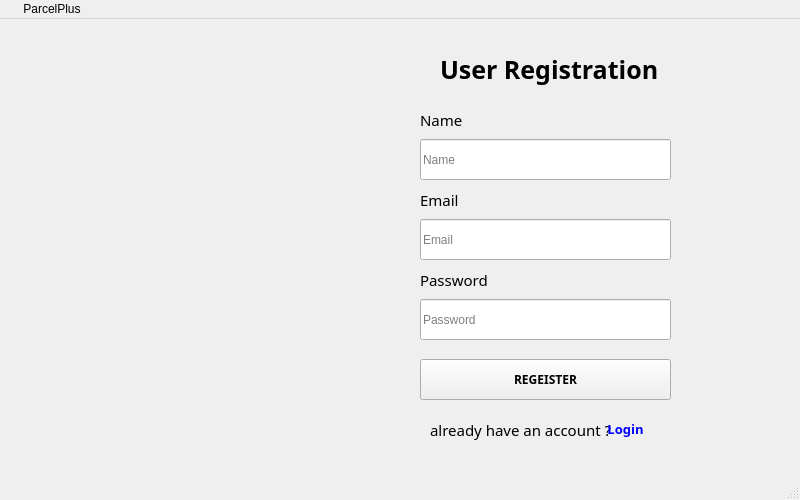
<?xml version="1.0" encoding="UTF-8"?>
<ui version="4.0">
 <class>MainWindow</class>
 <widget class="QMainWindow" name="MainWindow">
  <property name="geometry">
   <rect>
    <x>0</x>
    <y>0</y>
    <width>800</width>
    <height>500</height>
   </rect>
  </property>
  <property name="maximumSize">
   <size>
    <width>800</width>
    <height>500</height>
   </size>
  </property>
  <property name="windowTitle">
   <string>Welcome To Parcel Plus </string>
  </property>
  <widget class="QWidget" name="centralwidget">
   <widget class="QStackedWidget" name="stackedWidget">
    <property name="geometry">
     <rect>
      <x>0</x>
      <y>0</y>
      <width>800</width>
      <height>500</height>
     </rect>
    </property>
    <property name="currentIndex">
     <number>4</number>
    </property>
    <widget class="QWidget" name="homepage_1">
     <widget class="QLabel" name="label_page_background">
      <property name="geometry">
       <rect>
        <x>-130</x>
        <y>-40</y>
        <width>1021</width>
        <height>641</height>
       </rect>
      </property>
      <property name="font">
       <font>
        <pointsize>8</pointsize>
       </font>
      </property>
      <property name="text">
       <string/>
      </property>
      <property name="pixmap">
       <pixmap>../../../Downloads/detailed-structure-marble-natural-pattern-background-design.jpg</pixmap>
      </property>
     </widget>
     <widget class="QLabel" name="label_page_title">
      <property name="geometry">
       <rect>
        <x>220</x>
        <y>80</y>
        <width>411</width>
        <height>61</height>
       </rect>
      </property>
      <property name="font">
       <font>
        <family>HoloLens MDL2 Assets</family>
        <pointsize>27</pointsize>
        <bold>true</bold>
        <strikeout>false</strikeout>
       </font>
      </property>
      <property name="text">
       <string>Wlcome To Parcel </string>
      </property>
     </widget>
     <widget class="QLabel" name="label_subtitile">
      <property name="geometry">
       <rect>
        <x>230</x>
        <y>140</y>
        <width>291</width>
        <height>20</height>
       </rect>
      </property>
      <property name="font">
       <font>
        <pointsize>13</pointsize>
        <bold>false</bold>
        <underline>false</underline>
        <strikeout>false</strikeout>
       </font>
      </property>
      <property name="text">
       <string>Deliver with Ease, Anytime, Anywhere!</string>
      </property>
     </widget>
     <widget class="QPushButton" name="get_started_home">
      <property name="geometry">
       <rect>
        <x>230</x>
        <y>200</y>
        <width>291</width>
        <height>41</height>
       </rect>
      </property>
      <property name="font">
       <font>
        <family>Source Code Pro</family>
        <bold>true</bold>
       </font>
      </property>
      <property name="cursor">
       <cursorShape>PointingHandCursor</cursorShape>
      </property>
      <property name="autoFillBackground">
       <bool>true</bool>
      </property>
      <property name="text">
       <string>Get Started</string>
      </property>
     </widget>
     <widget class="QLabel" name="label_title_logo">
      <property name="geometry">
       <rect>
        <x>510</x>
        <y>30</y>
        <width>91</width>
        <height>111</height>
       </rect>
      </property>
      <property name="font">
       <font>
        <family>HoloLens MDL2 Assets</family>
        <pointsize>37</pointsize>
        <bold>true</bold>
        <strikeout>false</strikeout>
       </font>
      </property>
      <property name="text">
       <string/>
      </property>
      <property name="pixmap">
       <pixmap>../../../Downloads/icons8-plus-math-80.png</pixmap>
      </property>
     </widget>
     <widget class="QLabel" name="label_home_firt_pic_1">
      <property name="geometry">
       <rect>
        <x>240</x>
        <y>250</y>
        <width>271</width>
        <height>261</height>
       </rect>
      </property>
      <property name="styleSheet">
       <string notr="true"> background-position: center;
    background-repeat: no-repeat;
    background-attachment: fixed;
    background-origin: content;
    background-clip: content;</string>
      </property>
      <property name="text">
       <string/>
      </property>
      <property name="pixmap">
       <pixmap>../../../Downloads/2006.i203.017..social distancing cartoon set-06(2).ico</pixmap>
      </property>
     </widget>
     <widget class="QLabel" name="label_logo">
      <property name="geometry">
       <rect>
        <x>330</x>
        <y>0</y>
        <width>171</width>
        <height>111</height>
       </rect>
      </property>
      <property name="font">
       <font>
        <family>HoloLens MDL2 Assets</family>
        <pointsize>37</pointsize>
        <bold>true</bold>
        <strikeout>false</strikeout>
       </font>
      </property>
      <property name="text">
       <string/>
      </property>
      <property name="pixmap">
       <pixmap>../../../Downloads/icons8-send-package-100(1).png</pixmap>
      </property>
     </widget>
    </widget>
    <widget class="QWidget" name="selectlogin_2">
     <widget class="QLabel" name="sl_page_backgorund">
      <property name="geometry">
       <rect>
        <x>0</x>
        <y>0</y>
        <width>1021</width>
        <height>641</height>
       </rect>
      </property>
      <property name="font">
       <font>
        <pointsize>8</pointsize>
       </font>
      </property>
      <property name="text">
       <string/>
      </property>
      <property name="pixmap">
       <pixmap>../../../Downloads/detailed-structure-marble-natural-pattern-background-design.jpg</pixmap>
      </property>
     </widget>
     <widget class="QPushButton" name="sl_user_pushButton_2">
      <property name="geometry">
       <rect>
        <x>460</x>
        <y>370</y>
        <width>251</width>
        <height>41</height>
       </rect>
      </property>
      <property name="font">
       <font>
        <family>Source Code Pro</family>
        <bold>true</bold>
       </font>
      </property>
      <property name="autoFillBackground">
       <bool>true</bool>
      </property>
      <property name="text">
       <string>User</string>
      </property>
     </widget>
     <widget class="QLabel" name="sl_pic_2">
      <property name="geometry">
       <rect>
        <x>460</x>
        <y>220</y>
        <width>251</width>
        <height>131</height>
       </rect>
      </property>
      <property name="styleSheet">
       <string notr="true"> background-position: center;
    background-repeat: no-repeat;
    background-attachment: fixed;
    background-origin: content;
    background-clip: content;</string>
      </property>
      <property name="text">
       <string/>
      </property>
      <property name="pixmap">
       <pixmap>../../../Downloads/3530467.ico</pixmap>
      </property>
     </widget>
     <widget class="QLabel" name="sl_pic_1">
      <property name="geometry">
       <rect>
        <x>120</x>
        <y>220</y>
        <width>251</width>
        <height>131</height>
       </rect>
      </property>
      <property name="styleSheet">
       <string notr="true"> background-position: center;
    background-repeat: no-repeat;
    background-attachment: fixed;
    background-origin: content;
    background-clip: content;</string>
      </property>
      <property name="text">
       <string/>
      </property>
      <property name="pixmap">
       <pixmap>../../../Downloads/8719041(1).ico</pixmap>
      </property>
     </widget>
     <widget class="QPushButton" name="sl_admin_pushButton_1">
      <property name="geometry">
       <rect>
        <x>120</x>
        <y>370</y>
        <width>251</width>
        <height>41</height>
       </rect>
      </property>
      <property name="font">
       <font>
        <family>Source Code Pro</family>
        <bold>true</bold>
       </font>
      </property>
      <property name="autoFillBackground">
       <bool>true</bool>
      </property>
      <property name="text">
       <string>Admin</string>
      </property>
     </widget>
     <widget class="QLabel" name="label_subtitle_sl">
      <property name="geometry">
       <rect>
        <x>260</x>
        <y>140</y>
        <width>291</width>
        <height>20</height>
       </rect>
      </property>
      <property name="font">
       <font>
        <pointsize>13</pointsize>
        <bold>false</bold>
        <underline>false</underline>
        <strikeout>false</strikeout>
       </font>
      </property>
      <property name="text">
       <string>Deliver with Ease, Anytime, Anywhere!</string>
      </property>
     </widget>
     <widget class="QLabel" name="label_sl_mainlogo">
      <property name="geometry">
       <rect>
        <x>340</x>
        <y>0</y>
        <width>171</width>
        <height>111</height>
       </rect>
      </property>
      <property name="font">
       <font>
        <family>HoloLens MDL2 Assets</family>
        <pointsize>37</pointsize>
        <bold>true</bold>
        <strikeout>false</strikeout>
       </font>
      </property>
      <property name="text">
       <string/>
      </property>
      <property name="pixmap">
       <pixmap>../../../Downloads/icons8-send-package-100(1).png</pixmap>
      </property>
     </widget>
     <widget class="QLabel" name="label_sl_title_logo">
      <property name="geometry">
       <rect>
        <x>520</x>
        <y>30</y>
        <width>91</width>
        <height>111</height>
       </rect>
      </property>
      <property name="font">
       <font>
        <family>HoloLens MDL2 Assets</family>
        <pointsize>37</pointsize>
        <bold>true</bold>
        <strikeout>false</strikeout>
       </font>
      </property>
      <property name="text">
       <string/>
      </property>
      <property name="pixmap">
       <pixmap>../../../Downloads/icons8-plus-math-80.png</pixmap>
      </property>
     </widget>
     <widget class="QLabel" name="label_sl_title">
      <property name="geometry">
       <rect>
        <x>270</x>
        <y>80</y>
        <width>411</width>
        <height>61</height>
       </rect>
      </property>
      <property name="font">
       <font>
        <family>HoloLens MDL2 Assets</family>
        <pointsize>27</pointsize>
        <bold>true</bold>
        <strikeout>false</strikeout>
       </font>
      </property>
      <property name="text">
       <string>LogIn To Parcel </string>
      </property>
     </widget>
    </widget>
    <widget class="QWidget" name="admin_login_3">
     <widget class="QLabel" name="al_page_backgorund">
      <property name="geometry">
       <rect>
        <x>-20</x>
        <y>-20</y>
        <width>1021</width>
        <height>641</height>
       </rect>
      </property>
      <property name="font">
       <font>
        <pointsize>8</pointsize>
       </font>
      </property>
      <property name="cursor">
       <cursorShape>ArrowCursor</cursorShape>
      </property>
      <property name="text">
       <string/>
      </property>
      <property name="pixmap">
       <pixmap>../../../Downloads/detailed-structure-marble-natural-pattern-background-design.jpg</pixmap>
      </property>
     </widget>
     <widget class="QLineEdit" name="al_lineEdit_email">
      <property name="geometry">
       <rect>
        <x>260</x>
        <y>240</y>
        <width>251</width>
        <height>41</height>
       </rect>
      </property>
      <property name="placeholderText">
       <string>Email</string>
      </property>
     </widget>
     <widget class="QLineEdit" name="al_lineEdit_pass">
      <property name="geometry">
       <rect>
        <x>260</x>
        <y>320</y>
        <width>251</width>
        <height>41</height>
       </rect>
      </property>
      <property name="echoMode">
       <enum>QLineEdit::Password</enum>
      </property>
      <property name="placeholderText">
       <string>Password</string>
      </property>
     </widget>
     <widget class="QLabel" name="al_label_pass">
      <property name="geometry">
       <rect>
        <x>260</x>
        <y>290</y>
        <width>251</width>
        <height>21</height>
       </rect>
      </property>
      <property name="font">
       <font>
        <family>HoloLens MDL2 Assets</family>
        <pointsize>11</pointsize>
        <bold>false</bold>
        <strikeout>false</strikeout>
       </font>
      </property>
      <property name="text">
       <string>Password</string>
      </property>
     </widget>
     <widget class="QLabel" name="al_label_title">
      <property name="geometry">
       <rect>
        <x>300</x>
        <y>0</y>
        <width>221</width>
        <height>61</height>
       </rect>
      </property>
      <property name="font">
       <font>
        <family>HoloLens MDL2 Assets</family>
        <pointsize>19</pointsize>
        <bold>true</bold>
        <strikeout>false</strikeout>
       </font>
      </property>
      <property name="text">
       <string>Admin Login</string>
      </property>
     </widget>
     <widget class="QPushButton" name="al_pushButton_admin_login">
      <property name="geometry">
       <rect>
        <x>260</x>
        <y>380</y>
        <width>251</width>
        <height>41</height>
       </rect>
      </property>
      <property name="font">
       <font>
        <family>Source Code Pro</family>
        <bold>true</bold>
       </font>
      </property>
      <property name="autoFillBackground">
       <bool>true</bool>
      </property>
      <property name="text">
       <string>LOGIN</string>
      </property>
     </widget>
     <widget class="QLabel" name="al_label_email">
      <property name="geometry">
       <rect>
        <x>260</x>
        <y>190</y>
        <width>221</width>
        <height>61</height>
       </rect>
      </property>
      <property name="font">
       <font>
        <family>HoloLens MDL2 Assets</family>
        <pointsize>11</pointsize>
        <bold>false</bold>
        <strikeout>false</strikeout>
       </font>
      </property>
      <property name="text">
       <string>Email</string>
      </property>
     </widget>
     <widget class="QLabel" name="al_pic_1">
      <property name="geometry">
       <rect>
        <x>260</x>
        <y>60</y>
        <width>251</width>
        <height>141</height>
       </rect>
      </property>
      <property name="styleSheet">
       <string notr="true"> background-position: center;
    background-repeat: no-repeat;
    background-attachment: fixed;
    background-origin: content;
    background-clip: content;</string>
      </property>
      <property name="text">
       <string/>
      </property>
      <property name="pixmap">
       <pixmap>../../../Downloads/8719041(1).ico</pixmap>
      </property>
     </widget>
     <widget class="QPushButton" name="backpush">
      <property name="geometry">
       <rect>
        <x>10</x>
        <y>420</y>
        <width>61</width>
        <height>31</height>
       </rect>
      </property>
      <property name="font">
       <font>
        <pointsize>9</pointsize>
        <italic>false</italic>
        <bold>true</bold>
       </font>
      </property>
      <property name="cursor">
       <cursorShape>PointingHandCursor</cursorShape>
      </property>
      <property name="styleSheet">
       <string notr="true">QPushButton {
    background-color: transparent;
    color:  gray;
    border: 2px solid  gray;
}

QPushButton:hover {
    border: 2px solid #d5133a;
    color: #d5133a;
}</string>
      </property>
      <property name="text">
       <string>&lt; back</string>
      </property>
     </widget>
    </widget>
    <widget class="QWidget" name="user_login_4">
     <widget class="QLabel" name="sl_page_backgorund_2">
      <property name="geometry">
       <rect>
        <x>-80</x>
        <y>-30</y>
        <width>1021</width>
        <height>641</height>
       </rect>
      </property>
      <property name="font">
       <font>
        <pointsize>8</pointsize>
       </font>
      </property>
      <property name="cursor">
       <cursorShape>ArrowCursor</cursorShape>
      </property>
      <property name="text">
       <string/>
      </property>
      <property name="pixmap">
       <pixmap>../../../Downloads/detailed-structure-marble-natural-pattern-background-design.jpg</pixmap>
      </property>
     </widget>
     <widget class="QLabel" name="al_label_email_2">
      <property name="geometry">
       <rect>
        <x>440</x>
        <y>90</y>
        <width>221</width>
        <height>61</height>
       </rect>
      </property>
      <property name="font">
       <font>
        <family>HoloLens MDL2 Assets</family>
        <pointsize>11</pointsize>
        <bold>false</bold>
        <strikeout>false</strikeout>
       </font>
      </property>
      <property name="text">
       <string>Email</string>
      </property>
     </widget>
     <widget class="QPushButton" name="al_pushButton_admin_login_2">
      <property name="geometry">
       <rect>
        <x>440</x>
        <y>280</y>
        <width>251</width>
        <height>41</height>
       </rect>
      </property>
      <property name="font">
       <font>
        <family>Source Code Pro</family>
        <bold>true</bold>
       </font>
      </property>
      <property name="cursor">
       <cursorShape>PointingHandCursor</cursorShape>
      </property>
      <property name="autoFillBackground">
       <bool>true</bool>
      </property>
      <property name="styleSheet">
       <string notr="true"/>
      </property>
      <property name="text">
       <string>LOGIN</string>
      </property>
     </widget>
     <widget class="QLabel" name="al_label_title_2">
      <property name="geometry">
       <rect>
        <x>500</x>
        <y>40</y>
        <width>141</width>
        <height>61</height>
       </rect>
      </property>
      <property name="font">
       <font>
        <family>HoloLens MDL2 Assets</family>
        <pointsize>19</pointsize>
        <bold>true</bold>
        <strikeout>false</strikeout>
       </font>
      </property>
      <property name="text">
       <string>User Login</string>
      </property>
     </widget>
     <widget class="QLineEdit" name="al_lineEdit_pass_2">
      <property name="geometry">
       <rect>
        <x>440</x>
        <y>220</y>
        <width>251</width>
        <height>41</height>
       </rect>
      </property>
      <property name="echoMode">
       <enum>QLineEdit::Password</enum>
      </property>
      <property name="placeholderText">
       <string>Password</string>
      </property>
     </widget>
     <widget class="QLineEdit" name="al_lineEdit_email_2">
      <property name="geometry">
       <rect>
        <x>440</x>
        <y>140</y>
        <width>251</width>
        <height>41</height>
       </rect>
      </property>
      <property name="placeholderText">
       <string>Email</string>
      </property>
     </widget>
     <widget class="QLabel" name="al_label_pass_2">
      <property name="geometry">
       <rect>
        <x>440</x>
        <y>190</y>
        <width>251</width>
        <height>21</height>
       </rect>
      </property>
      <property name="font">
       <font>
        <family>HoloLens MDL2 Assets</family>
        <pointsize>11</pointsize>
        <bold>false</bold>
        <strikeout>false</strikeout>
       </font>
      </property>
      <property name="text">
       <string>Password</string>
      </property>
     </widget>
     <widget class="QLabel" name="al_pic_3">
      <property name="geometry">
       <rect>
        <x>80</x>
        <y>50</y>
        <width>251</width>
        <height>341</height>
       </rect>
      </property>
      <property name="styleSheet">
       <string notr="true"> background-position: center;
    background-repeat: no-repeat;
    background-attachment: fixed;
    background-origin: content;
    background-clip: content;</string>
      </property>
      <property name="text">
       <string/>
      </property>
      <property name="pixmap">
       <pixmap>../../../Downloads/Key-pana(1).ico</pixmap>
      </property>
     </widget>
     <widget class="QLabel" name="al_label_email_3">
      <property name="geometry">
       <rect>
        <x>460</x>
        <y>330</y>
        <width>161</width>
        <height>61</height>
       </rect>
      </property>
      <property name="font">
       <font>
        <family>HoloLens MDL2 Assets</family>
        <pointsize>11</pointsize>
        <bold>false</bold>
        <strikeout>false</strikeout>
       </font>
      </property>
      <property name="text">
       <string>Don't have an account ? </string>
      </property>
     </widget>
     <widget class="QPushButton" name="al_pushButton_goto_login">
      <property name="geometry">
       <rect>
        <x>620</x>
        <y>350</y>
        <width>71</width>
        <height>20</height>
       </rect>
      </property>
      <property name="font">
       <font>
        <family>Source Code Pro</family>
        <pointsize>10</pointsize>
        <bold>true</bold>
       </font>
      </property>
      <property name="cursor">
       <cursorShape>PointingHandCursor</cursorShape>
      </property>
      <property name="autoFillBackground">
       <bool>false</bool>
      </property>
      <property name="styleSheet">
       <string notr="true">QPushButton {
    background-color: transparent;
    border: none;
    color: blue;
}

QPushButton:hover {
    color: red;
}</string>
      </property>
      <property name="text">
       <string>Register</string>
      </property>
     </widget>
     <widget class="QPushButton" name="backpushTosl">
      <property name="geometry">
       <rect>
        <x>10</x>
        <y>420</y>
        <width>61</width>
        <height>31</height>
       </rect>
      </property>
      <property name="cursor">
       <cursorShape>PointingHandCursor</cursorShape>
      </property>
      <property name="styleSheet">
       <string notr="true">QPushButton {
    background-color: transparent;
    color:  gray;
    border: 2px solid  gray;
}

QPushButton:hover {
    border: 2px solid #d5133a;
    color: #d5133a;
}</string>
      </property>
      <property name="text">
       <string>&lt;back</string>
      </property>
     </widget>
    </widget>
    <widget class="QWidget" name="user_reg_5">
     <property name="styleSheet">
      <string notr="true"/>
     </property>
     <widget class="QLabel" name="ur_pic_1">
      <property name="geometry">
       <rect>
        <x>50</x>
        <y>80</y>
        <width>311</width>
        <height>331</height>
       </rect>
      </property>
      <property name="styleSheet">
       <string notr="true"/>
      </property>
      <property name="text">
       <string/>
      </property>
      <property name="pixmap">
       <pixmap>../../../Downloads/11522843_4753605.ico</pixmap>
      </property>
     </widget>
     <widget class="QLineEdit" name="ur_lineEdit_pass">
      <property name="geometry">
       <rect>
        <x>420</x>
        <y>280</y>
        <width>251</width>
        <height>41</height>
       </rect>
      </property>
      <property name="echoMode">
       <enum>QLineEdit::Password</enum>
      </property>
      <property name="placeholderText">
       <string>Password</string>
      </property>
     </widget>
     <widget class="QLabel" name="ur_label_title">
      <property name="geometry">
       <rect>
        <x>440</x>
        <y>20</y>
        <width>221</width>
        <height>61</height>
       </rect>
      </property>
      <property name="font">
       <font>
        <family>HoloLens MDL2 Assets</family>
        <pointsize>19</pointsize>
        <bold>true</bold>
        <strikeout>false</strikeout>
       </font>
      </property>
      <property name="text">
       <string>User Registration </string>
      </property>
     </widget>
     <widget class="QLineEdit" name="ur_lineEdit_email">
      <property name="geometry">
       <rect>
        <x>420</x>
        <y>200</y>
        <width>251</width>
        <height>41</height>
       </rect>
      </property>
      <property name="placeholderText">
       <string>Email</string>
      </property>
     </widget>
     <widget class="QLabel" name="ur_haveaccount">
      <property name="geometry">
       <rect>
        <x>430</x>
        <y>380</y>
        <width>181</width>
        <height>61</height>
       </rect>
      </property>
      <property name="font">
       <font>
        <family>HoloLens MDL2 Assets</family>
        <pointsize>11</pointsize>
        <bold>false</bold>
        <strikeout>false</strikeout>
       </font>
      </property>
      <property name="text">
       <string>already have an account ? </string>
      </property>
     </widget>
     <widget class="QLabel" name="ur_label_email">
      <property name="geometry">
       <rect>
        <x>420</x>
        <y>170</y>
        <width>221</width>
        <height>21</height>
       </rect>
      </property>
      <property name="font">
       <font>
        <family>HoloLens MDL2 Assets</family>
        <pointsize>11</pointsize>
        <bold>false</bold>
        <strikeout>false</strikeout>
       </font>
      </property>
      <property name="text">
       <string>Email</string>
      </property>
     </widget>
     <widget class="QPushButton" name="ur_pushButton_userReg">
      <property name="geometry">
       <rect>
        <x>420</x>
        <y>340</y>
        <width>251</width>
        <height>41</height>
       </rect>
      </property>
      <property name="font">
       <font>
        <family>Source Code Pro</family>
        <bold>true</bold>
       </font>
      </property>
      <property name="autoFillBackground">
       <bool>true</bool>
      </property>
      <property name="text">
       <string>REGEISTER</string>
      </property>
     </widget>
     <widget class="QLabel" name="ur_label_pass">
      <property name="geometry">
       <rect>
        <x>420</x>
        <y>250</y>
        <width>251</width>
        <height>21</height>
       </rect>
      </property>
      <property name="font">
       <font>
        <family>HoloLens MDL2 Assets</family>
        <pointsize>11</pointsize>
        <bold>false</bold>
        <strikeout>false</strikeout>
       </font>
      </property>
      <property name="text">
       <string>Password</string>
      </property>
     </widget>
     <widget class="QLabel" name="ur_label_name">
      <property name="geometry">
       <rect>
        <x>420</x>
        <y>91</y>
        <width>221</width>
        <height>20</height>
       </rect>
      </property>
      <property name="font">
       <font>
        <family>HoloLens MDL2 Assets</family>
        <pointsize>11</pointsize>
        <bold>false</bold>
        <strikeout>false</strikeout>
       </font>
      </property>
      <property name="text">
       <string>Name</string>
      </property>
     </widget>
     <widget class="QLineEdit" name="ur_lineEdit_name">
      <property name="geometry">
       <rect>
        <x>420</x>
        <y>120</y>
        <width>251</width>
        <height>41</height>
       </rect>
      </property>
      <property name="placeholderText">
       <string>Name</string>
      </property>
     </widget>
     <widget class="QLabel" name="sl_page_backgorund_5">
      <property name="geometry">
       <rect>
        <x>0</x>
        <y>0</y>
        <width>1021</width>
        <height>641</height>
       </rect>
      </property>
      <property name="font">
       <font>
        <pointsize>8</pointsize>
       </font>
      </property>
      <property name="cursor">
       <cursorShape>ArrowCursor</cursorShape>
      </property>
      <property name="text">
       <string/>
      </property>
      <property name="pixmap">
       <pixmap>../../../Downloads/detailed-structure-marble-natural-pattern-background-design.jpg</pixmap>
      </property>
     </widget>
     <widget class="QPushButton" name="ur_pushButton_goto_login">
      <property name="geometry">
       <rect>
        <x>590</x>
        <y>400</y>
        <width>71</width>
        <height>20</height>
       </rect>
      </property>
      <property name="font">
       <font>
        <family>Source Code Pro</family>
        <pointsize>10</pointsize>
        <bold>true</bold>
       </font>
      </property>
      <property name="cursor">
       <cursorShape>PointingHandCursor</cursorShape>
      </property>
      <property name="autoFillBackground">
       <bool>false</bool>
      </property>
      <property name="styleSheet">
       <string notr="true">QPushButton {
    background-color: transparent;
    border: none;
    color: blue;
}

QPushButton:hover {
    color: red;
}</string>
      </property>
      <property name="text">
       <string>Login</string>
      </property>
     </widget>
     <zorder>sl_page_backgorund_5</zorder>
     <zorder>ur_pic_1</zorder>
     <zorder>ur_lineEdit_pass</zorder>
     <zorder>ur_label_title</zorder>
     <zorder>ur_lineEdit_email</zorder>
     <zorder>ur_haveaccount</zorder>
     <zorder>ur_label_email</zorder>
     <zorder>ur_label_pass</zorder>
     <zorder>ur_label_name</zorder>
     <zorder>ur_lineEdit_name</zorder>
     <zorder>ur_pushButton_userReg</zorder>
     <zorder>ur_pushButton_goto_login</zorder>
    </widget>
   </widget>
  </widget>
  <widget class="QMenuBar" name="menubar">
   <property name="geometry">
    <rect>
     <x>0</x>
     <y>0</y>
     <width>800</width>
     <height>21</height>
    </rect>
   </property>
   <widget class="QMenu" name="menu">
    <property name="title">
     <string/>
    </property>
   </widget>
   <widget class="QMenu" name="menuParcelPlus">
    <property name="title">
     <string>ParcelPlus</string>
    </property>
   </widget>
   <addaction name="menu"/>
   <addaction name="menuParcelPlus"/>
  </widget>
  <widget class="QStatusBar" name="statusbar"/>
 </widget>
 <resources/>
 <connections/>
</ui>
